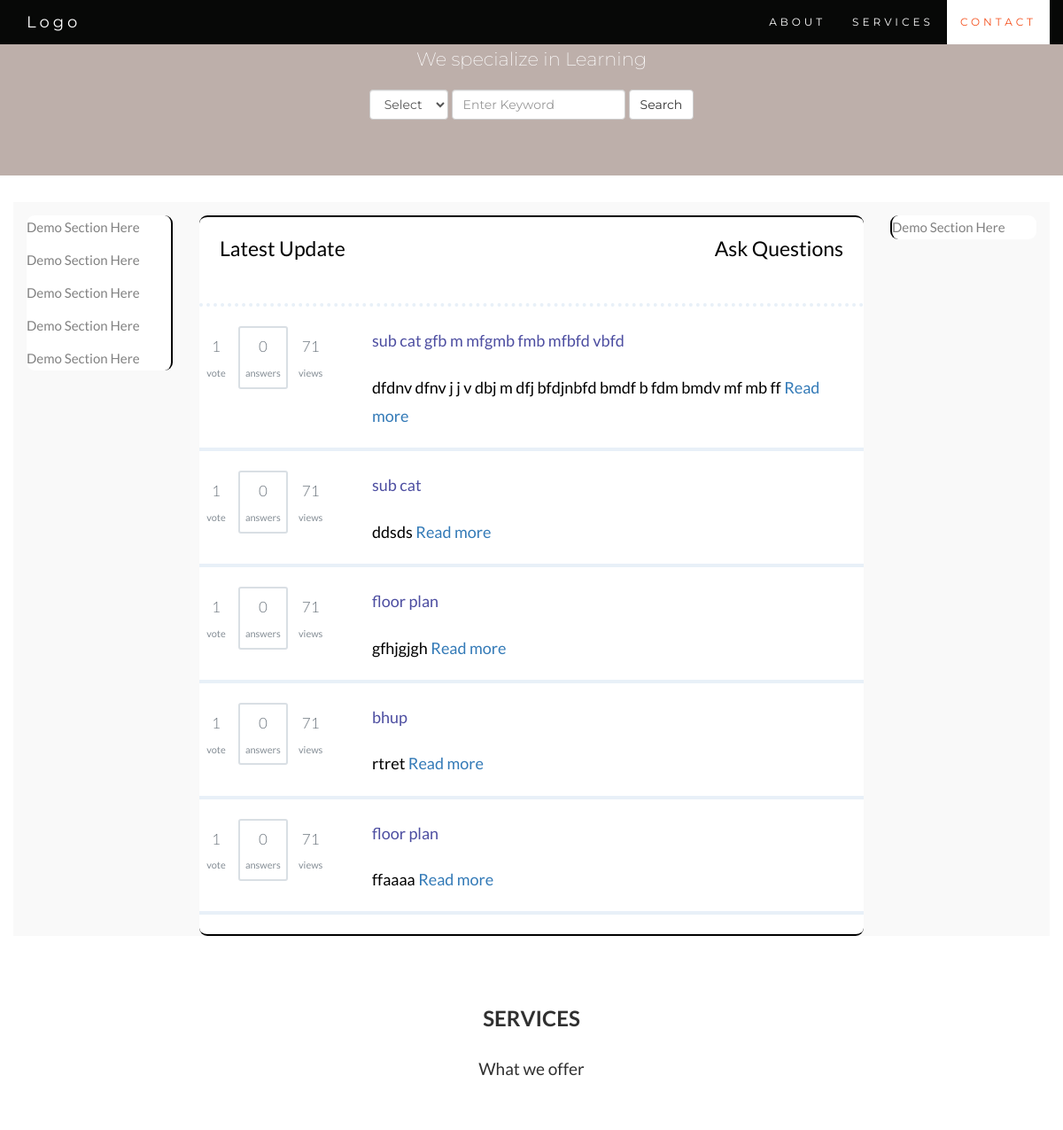
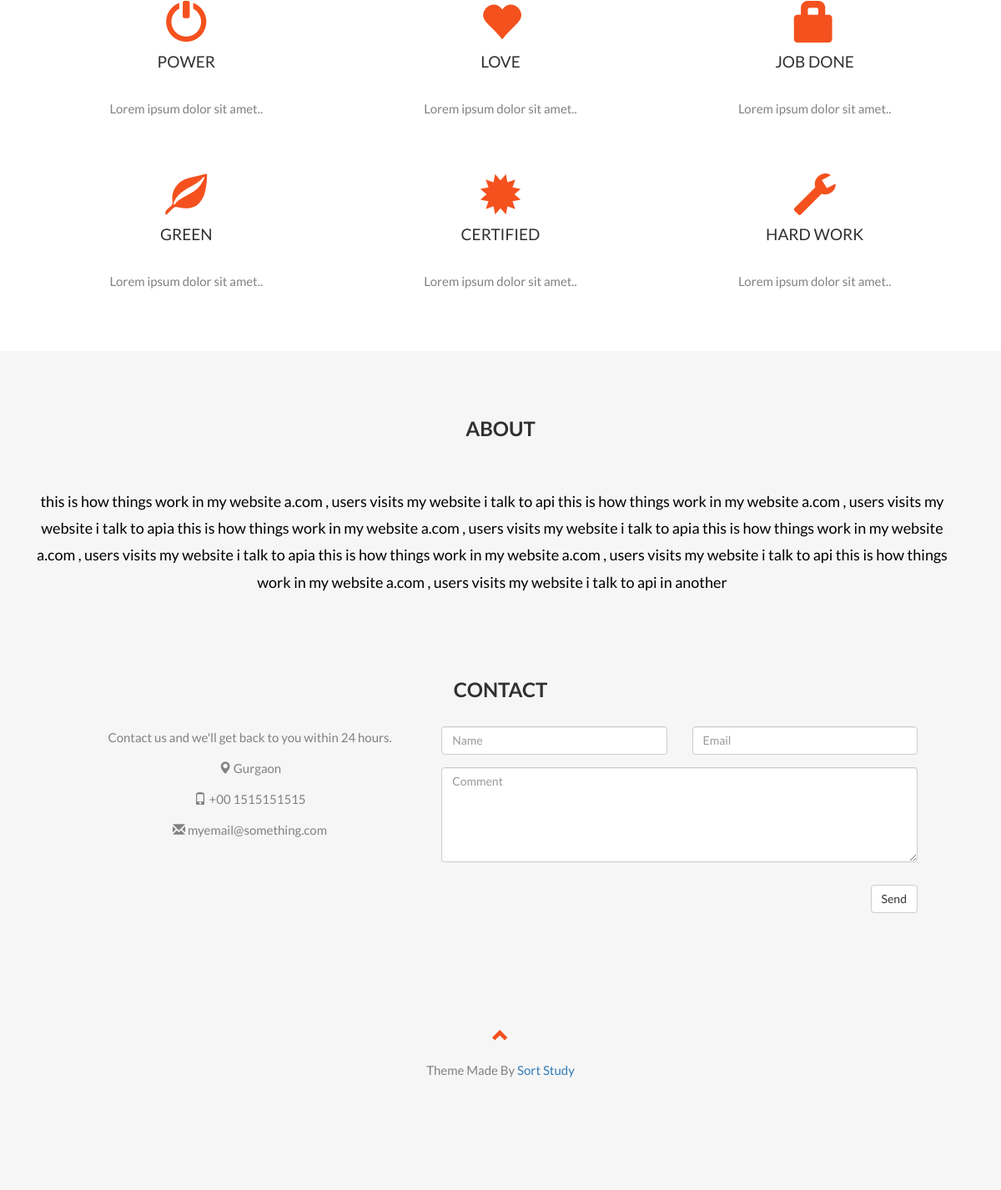
The page / on the database its author committed (2 pictures, top to bottom).
### tables this page shows
CREATE TABLE `qna` (
  `id` int(11) NOT NULL,
  `category_id` int(11) DEFAULT NULL,
  `sub_category_id` int(11) DEFAULT NULL,
  `name` varchar(250) DEFAULT NULL,
  `slug` varchar(250) DEFAULT NULL,
  `descriptions` text,
  `images` varchar(250) DEFAULT NULL,
  `title` varchar(250) DEFAULT NULL,
  `content` text,
  `meta_title` varchar(250) DEFAULT NULL,
  `meta_descriptions` varchar(250) DEFAULT NULL,
  `meta_keyword` varchar(250) DEFAULT NULL,
  `status` int(11) DEFAULT NULL,
  `created` int(11) DEFAULT NULL,
  `modified` int(11) DEFAULT NULL
);

### index.php (called while the page is built, shortened)
<?php
    $sql = "SELECT * FROM qna where status !=2 order by id desc limit 5";
    $result = mysqli_query($conn, $sql);
    $qnas = mysqli_fetch_all($result,MYSQLI_ASSOC);
include('tpl/index_tpl.php');
?>

### tpl/index_tpl.php (the view, shortened to what this page needs)
<html lang="en">
<head>
  <link rel="stylesheet" href="https://maxcdn.bootstrapcdn.com/bootstrap/3.3.7/css/bootstrap.min.css">
 <link href="front/css/style.css" rel="stylesheet" type="text/css" />
</head>
<body id="myPage" data-spy="scroll" data-target=".navbar" data-offset="60">
<nav class="navbar navbar-default navbar-fixed-top">
  <div class="container">
    <div class="navbar-header">
      <a class="navbar-brand" href="#myPage">Logo</a>
    </div>
    <div class="collapse navbar-collapse" id="myNavbar">
      <ul class="nav navbar-nav navbar-right">
        <li><a href="#about">ABOUT</a></li>
        <li><a href="#services">SERVICES</a></li>
        <li><a href="#contact">CONTACT</a></li>
      </ul>
    </div>
  </div>
</nav>
<div class="jumbotron text-center">
  <p>We specialize in Learning</p>
  <form class="form-inline" action="">
    <div class="form-group">
   <select class="form-control" id="sel1">
    <option>Select </option>
  </select>
    </div>
    <div class="form-group">
      <input type="text" class="form-control" id="search" placeholder="Enter Keyword" name="search">
    </div>
    <button type="submit" class="btn btn-default">Search</button>
  </form>
</div>
<div class="container">
  <div class="row searchsection">
    <div class="col-sm-2">
        <div class="leftbar">
        <p> Demo Section Here</p>
        <p> Demo Section Here</p>
        <p> Demo Section Here</p>
        <p> Demo Section Here</p>
        <p> Demo Section Here</p>
        </div>
    </div>
    <div class="col-sm-8">
        <div class="centerdata">
        <div class="latestques">
            <div class="row">
                <div class="col-sm-6">
               <p class="left latestup">Latest Update</p>
               </div>
                <div class="col-sm-6 ">
              <p class="text-right questions">Ask Questions</p>
                </div>
                </div>
            </div>
         <?php
                   if(isset($qnas)){
                     foreach($qnas as $qna){?>
        <div class="latestshow">
            <div class="row">
                <div class="col-sm-3">
            <div href="" class="cp">
        <div class="votes">
            <div class="mini-counts"><span title="1 vote">1</span></div>
            <div>vote</div>
        </div>
        <div class="status unanswered">
            <div class="mini-counts"><span title="0 answers">0</span></div>
            <div>answers</div>
        </div>
        <div class="views">
            <div class="mini-counts"><span title="71 views">71</span></div>
            <div>views</div>
        </div>
    </div>
               </div>
                <div class="col-sm-9">
             <a href=""> <p class="titlequestion">
                       <?= $qna['name'];  ?></p> </a>
              <p class="descriptionquestion"><?= $qna['descriptions'];  ?>
              <a href="details.php?id=<?= $qna['id'];  ?>" class="readmore">Read more</a></p>
                </div>
                </div>
            </div>
      <?php } }?>
    </div>
    </div>
    <div class="col-sm-2">
        <div class="rightbar">
     <p> Demo Section Here</p>
     </div>
    </div>
  </div>
</div>
<div id="services" class="container-fluid text-center">
  <h2>SERVICES</h2>
  <h4>What we offer</h4>
  <br>
  <div class="row slideanim">
    <div class="col-sm-4">
      <span class="glyphicon glyphicon-off logo-small"></span>
      <h4>POWER</h4>
      <p>Lorem ipsum dolor sit amet..</p>
    </div>
    <div class="col-sm-4">
      <span class="glyphicon glyphicon-heart logo-small"></span>
      <h4>LOVE</h4>
      <p>Lorem ipsum dolor sit amet..</p>
    </div>
    <div class="col-sm-4">
      <span class="glyphicon glyphicon-lock logo-small"></span>
      <h4>JOB DONE</h4>
      <p>Lorem ipsum dolor sit amet..</p>
    </div>
  </div>
  <br><br>
  <div class="row slideanim">
    <div class="col-sm-4">
      <span class="glyphicon glyphicon-leaf logo-small"></span>
      <h4>GREEN</h4>
      <p>Lorem ipsum dolor sit amet..</p>
    </div>
    <div class="col-sm-4">
      <span class="glyphicon glyphicon-certificate logo-small"></span>
      <h4>CERTIFIED</h4>
      <p>Lorem ipsum dolor sit amet..</p>
    </div>
    <div class="col-sm-4">
      <span class="glyphicon glyphicon-wrench logo-small"></span>
      <h4 style="color:#303030;">HARD WORK</h4>
      <p>Lorem ipsum dolor sit amet..</p>
    </div>
  </div>
</div>
<div id="about" class="container-fluid text-center bg-grey">
  <h2>About</h2><br>
  <div class="row text-center slideanim">
    <p class="descriptionquestion">this is how things work in my website a.com , users visits my website i talk to api this is how things work in my website a.com , users visits my website i talk to apia
                this is how things work in my website a.com , users visits my website i talk to apia
                this is how things work in my website a.com , users visits my website i talk to apia
                this is how things work in my website a.com , users visits my website i talk to api
                this is how things work in my website a.com , users visits my website i talk to api
                in another</p>
</div>
<div id="contact" class="container-fluid bg-grey">
  <h2 class="text-center">CONTACT</h2>
  <div class="row">
    <div class="col-sm-5">
      <p>Contact us and we'll get back to you within 24 hours.</p>
      <p><span class="glyphicon glyphicon-map-marker"></span> Gurgaon</p>
      <p><span class="glyphicon glyphicon-phone"></span> +00 1515151515</p>
      <p><span class="glyphicon glyphicon-envelope"></span> myemail@something.com</p>
    </div>
    <div class="col-sm-7 slideanim">
      <div class="row">
        <div class="col-sm-6 form-group">
          <input class="form-control" id="name" name="name" placeholder="Name" type="text" required>
        </div>
        <div class="col-sm-6 form-group">
          <input class="form-control" id="email" name="email" placeholder="Email" type="email" required>
        </div>
      </div>
      <textarea class="form-control" id="comments" name="comments" placeholder="Comment" rows="5"></textarea><br>
      <div class="row">
        <div class="col-sm-12 form-group">
          <button class="btn btn-default pull-right" type="submit">Send</button>
        </div>
      </div>
    </div>
  </div>
</div>
<footer class="container-fluid text-center">
  <a href="#myPage" title="To Top">
    <span class="glyphicon glyphicon-chevron-up"></span>
  </a>
  <p>Theme Made By <a href="" title="Visit phplearn">Sort Study</a></p>
</footer>
</body>
</html>

### front/css/style.css (style rules this page uses)
body { font: 400 15px Lato, sans-serif; line-height: 1.8; color: #818181; }
h2 { font-size: 24px; text-transform: uppercase; color: #303030; font-weight: 600; margin-bottom: 30px; }
h4 { font-size: 19px; line-height: 1.375em; color: #303030; font-weight: 400; margin-bottom: 30px; }
.jumbotron { background-color: #bdafaa; color: #fff; font-family: Montserrat, sans-serif; }
.container-fluid { padding: 60px 50px; }
.bg-grey { background-color: #f6f6f6; }
.logo-small { color: #f4511e; font-size: 50px; }
.navbar { margin-bottom: 0; background-color: #070807; z-index: 9999; border: 0; font-size: 12px !important; line-height: 1.42857143 !important; letter-spacing: 4px; border-radius: 0; font-family: Montserrat, sans-serif; }
.navbar li a, .navbar .navbar-brand { color: #fff !important; }
.navbar-nav li a:hover, .navbar-nav li.active a { color: #f4511e !important; background-color: #fff !important; }
footer .glyphicon { font-size: 20px; margin-bottom: 20px; color: #f4511e; }
.slideanim { visibility:show; }
.searchsection { background: #f9f9f9; }
.leftbar { background: white; border-right: 2px solid black; margin-top: 15px; border-radius: 9px; }
.rightbar { background: white; border-left: 2px solid black; margin-top: 15px; border-radius: 9px; }
.centerdata { background: white; border-bottom: 2px solid black; border-top: 2px solid black; margin-top: 15px; border-radius: 9px; }
.questions { font-size: 23px; color: black; margin-right: 23px; margin-bottom: 41px; }
.titlequestion { font-size: 18px; color: #4d4ea1; margin-right: 20px; margin-bottom: 20px; }
.descriptionquestion { font-size: 18px; color: black; margin-right: 20px; margin-bottom: 20px; }
.latestup { font-size: 23px; color: black; margin-left: 23px; margin-bottom: 41px; }
.latestques { margin-top: 15px; border-bottom: 4px dotted #e8f0f8; margin-bottom: 22px; }
.latestshow { margin-top: 15px; border-bottom: 4px solid #e8f0f8; margin-bottom: 22px; }
.readmore { text-decoration: none !important; }
.votes { display: inline-block; height: 38px; min-width: 38px; margin: 0 3px 0 0; font-size: 11px; color: #848d95; padding: 7px 6px; text-align: center; }
.mini-counts { font-size: 17px; font-weight: 300; color: #6a737c; margin-bottom: 4px; }
.status { display: inline-block; margin: 0 3px 0 0; min-width: 44px; height: auto; font-size: 11px; padding: 6px; border-radius: 3px; text-align: center; color: #848d95; border: 2px solid #d9dfe4; }
.views { display: inline-block; height: 38px; min-width: 40px; margin: 0 7px 0 0; font-size: 11px; color: #848d95; padding: 7px 6px; text-align: center; }

### rows shown on the page
qna: name "sub cat gfb m mfgmb fmb mfbfd vbfd", descriptions "dfdnv dfnv j j v dbj m dfj bfdjnbfd bmdf b fdm bmdv mf mb ff"
qna: name "sub cat", descriptions "ddsds"
qna: name "floor plan", descriptions "gfhjgjgh"
qna: name "bhup", descriptions "rtret"
qna: name "floor plan", descriptions "ffaaaa"
